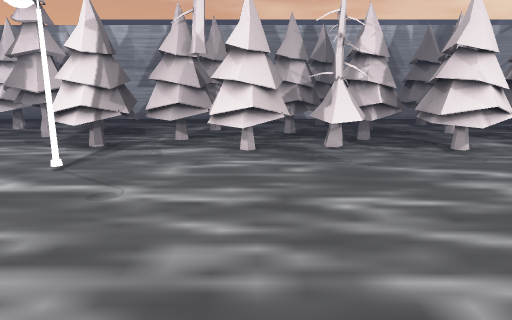
View 1 (above)

24 first-person views from a walk through a scene from a Unity 3-D project. The camera is 1.5 m above the floor, tilts 12° down and sees 70° across. Doors are open. The floor is counted in squares, 0.5 m on a side. Each view is taken from the middle of a square. On the plan, view 1 faces up. The plan holds only what a view shows up to about 20 squares ahead; the rest is blank. The place goes on beyond the plan. The player is left out. Some animated figures are not drawn. Some surface patterns are stand-ins.

View 2
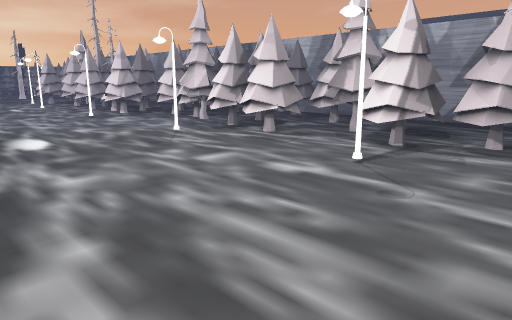

View 3
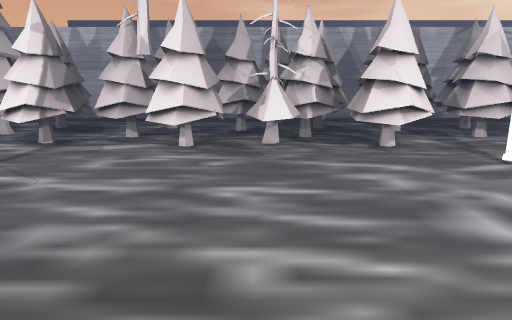

View 4
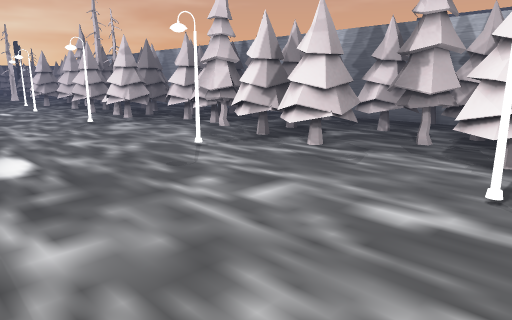

View 5
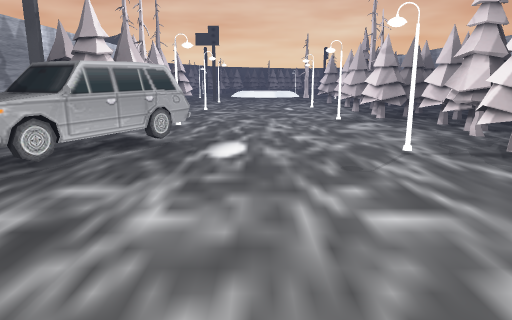

View 6
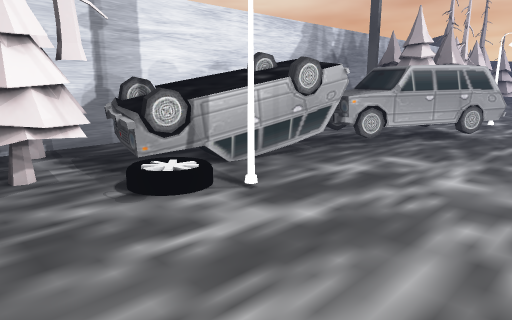

View 7
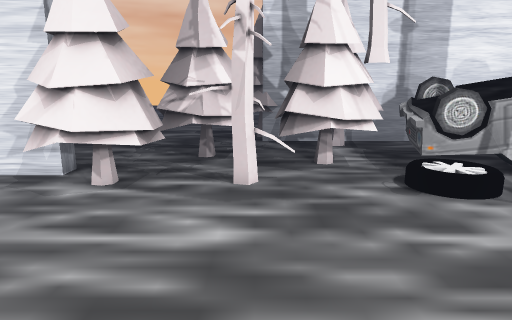

View 8
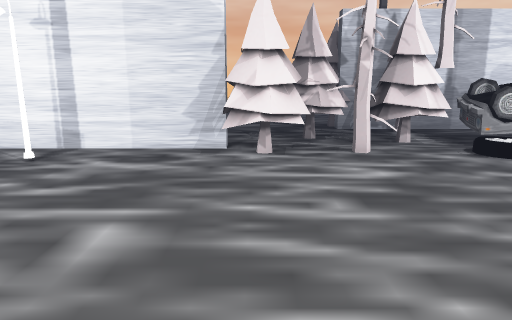

View 9
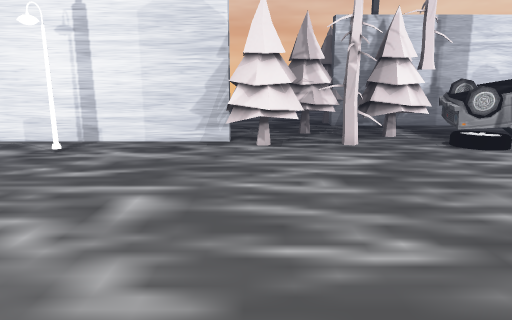

View 10
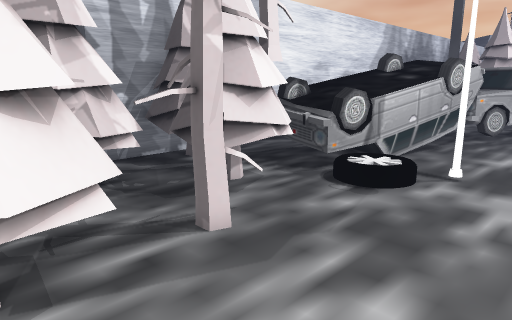

View 11
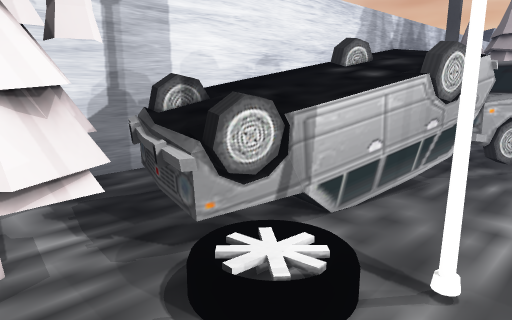

View 12
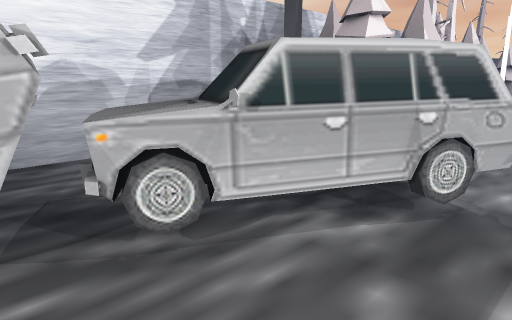

View 13
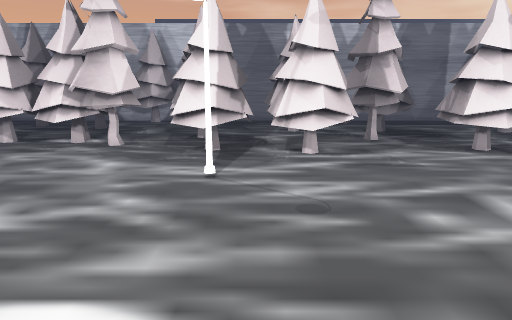

View 14
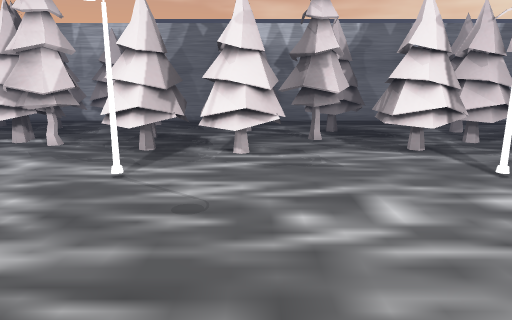

View 15
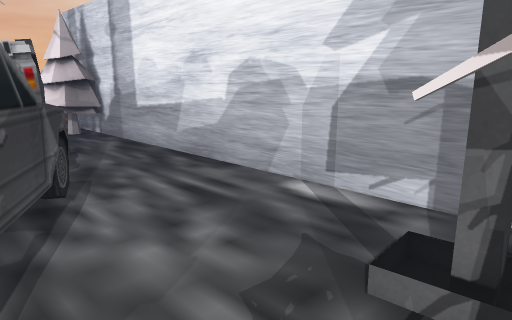

View 16
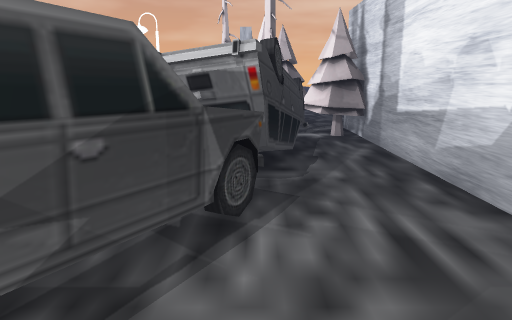

View 17
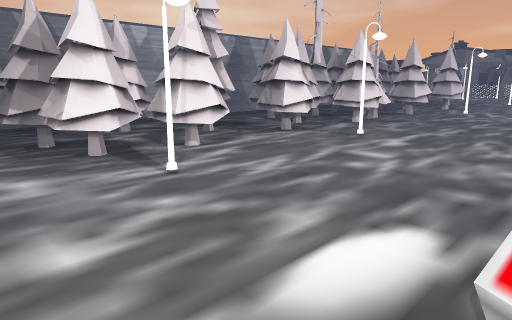

View 18
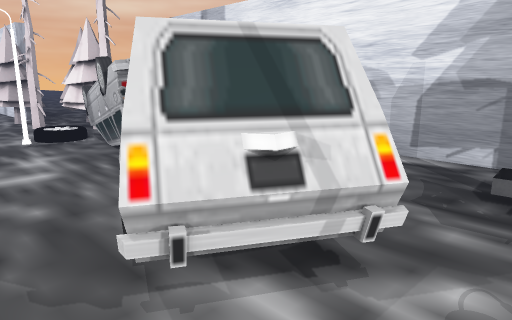

View 19
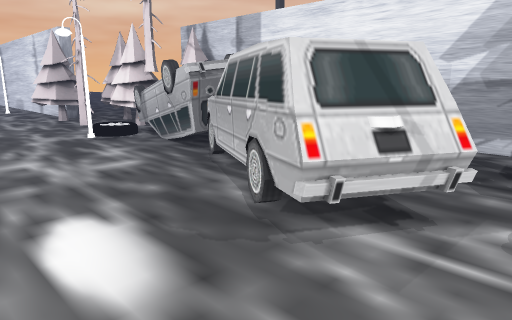

View 20
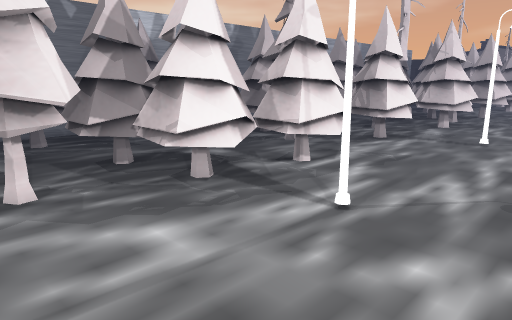

View 21
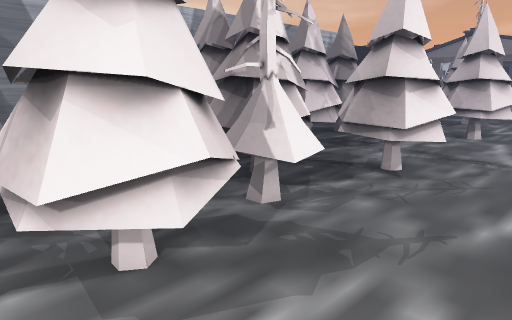

View 22
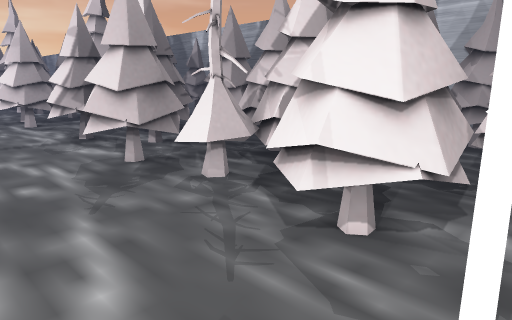

View 23
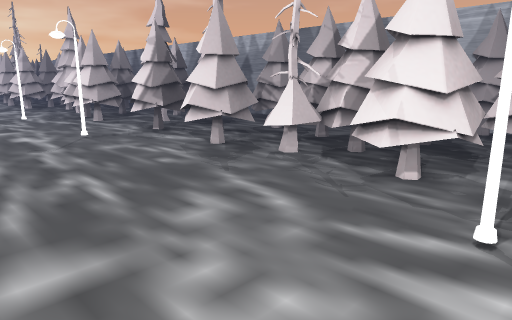

View 24
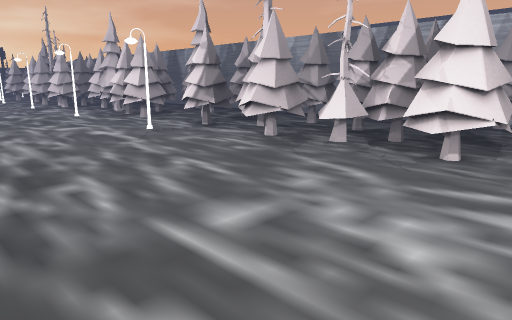

### Floor plan
Key: @ floor where view 1 was taken; # wall or solid block; . main floor; : floor 0.25 m higher than the main floor; O other object.
Columns run from 27 left of view 1 to 14 right of it. Each row starts with its distance up from view 1.
 21 OO  OOOO      OOOO     OOO  OOO O   .OOOOO
 20 O O .OOO ....OOOOO.   O OO...O.OO O ...O.O
 19   OO OO  O.  .OOO.OO OOOOO  .. OOOO  ....O
 18 OOOOOOO OOOO O....OOOOOOOOOOO.OOOOOOO O..O
 17 .OOO.OOOOOOOOO....OOOO...OOOO.OOO..OOOO...
 16 ......OOO.OOOO....OOOO...OOOO.OOO..OOOO...
 15 ...........OO............OOOO......OOO....
 14 ..........................................
 13 ........O...........O...................O
 12  .......#...............................
 11   .......................................
 10   .......................................
  9  ........................................
  8 .........................................
  7 .........................................
  6 .........................................
  5   ........................................
  4 .  ......................................
  3  .........................................
  2 ...OOO....................................
  1 ..OOOOOO..................................
  0  .OOO  OOO..........O......@..............
 -1  .OO    OOOO...................OOO.......O
 -2 .... OO OOOOOOOOO.............OOOO........
 -3 O.....OOOOOOOOOOOOOOO.O...OOOOOOOO........
 -4 OO.....OOOOOOOOOOOOOOOOOOOOOO.O  O########
 -5  ........OO.OOOOOOOOOOOOOOO.OOO. .#
 -6  O...........OOOOOOOOOOOOOOOOOOO...
 -7  O:..............OOOOO.O OO O#OO....
 -8   ....................OOOO.    O....
 -9  ....................OOOOO...  .....
-10  ....................OOOOO..........
-11   #####################OO#OO ....
-12                            O

Positions as (right, up) in squares from view 1, and headings:
1: (0, 0), facing up
2: (0, 0), facing up-left
3: (3, -1), facing up
4: (-5, 2), facing up-left
5: (-4, 6), facing left
6: (0, 7), facing down-left
7: (0, 8), facing down
8: (5, 13), facing down
9: (5, 15), facing down
10: (5, 3), facing down-left
11: (-2, 1), facing down-left
12: (-13, 4), facing down-left
13: (-18, 1), facing up
14: (-15, 1), facing up
15: (-27, -2), facing down-right
16: (-25, -5), facing right
17: (-26, 2), facing up-right
18: (-27, 4), facing down-right
19: (-27, 7), facing down-right
20: (-27, 8), facing up-right
21: (-3, 11), facing up-right
22: (13, 10), facing up-left
23: (14, 5), facing up-left
24: (14, 1), facing up-left
